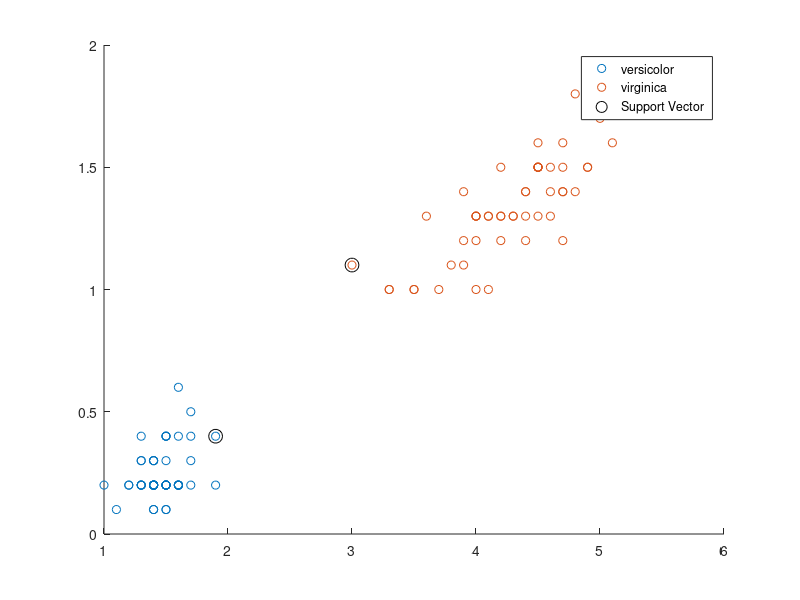

Recreate this plot in MATLAB. (Note: this script raises an error after producing the figure.)

% (c)
% Run SVM model using fitcsvm() in MATLAB. (By default, SVM model uses linear kernel).
% Calculate the discriminant for all training examples. Plot the histogram of the discriminant.

% (d)
% Construct the target vector whose element has 1 for setosa class and 2 for versicolor. Evaluate
% the relevance of the discriminant with the target vector using corrcoef function. (We can use
% correlation coeffcient between the discriminant and the target to indicate the quality of the
% discriminant)

% ref: https://kr.mathworks.com/help/stats/fitcsvm.html

%% data load
load fisheriris
inds = ~strcmp(species,'virginica');
X = meas(inds,3:4);
y = species(inds);

%% SVM 
% initialize & training
SVMModel = fitcsvm(X,y)
classOrder = SVMModel.ClassNames

%% figure

sv = SVMModel.SupportVectors;
figure
gscatter(X(:,1),X(:,2),y)
hold on
plot(sv(:,1),sv(:,2),'ko','MarkerSize',10)
legend('versicolor','virginica','Support Vector')
hold off

%% class loss

CVSVMModel = crossval(SVMModel);
classLoss = kfoldLoss(CVSVMModel)

%% check correlation coefficient between the discriminant and the target vector

pred = categorical(kfoldPredict(CVSVMModel));
y = categorical(y);

pred_setosa = pred=='setosa';
pred_versicolor = pred=='versicolor';
pred_ = pred_setosa + pred_versicolor*2;
gt_setosa = y=='setosa';
gt_versicolor = y=='versicolor';
gt = gt_setosa + gt_versicolor*2;

corrcoef(pred_, gt)

